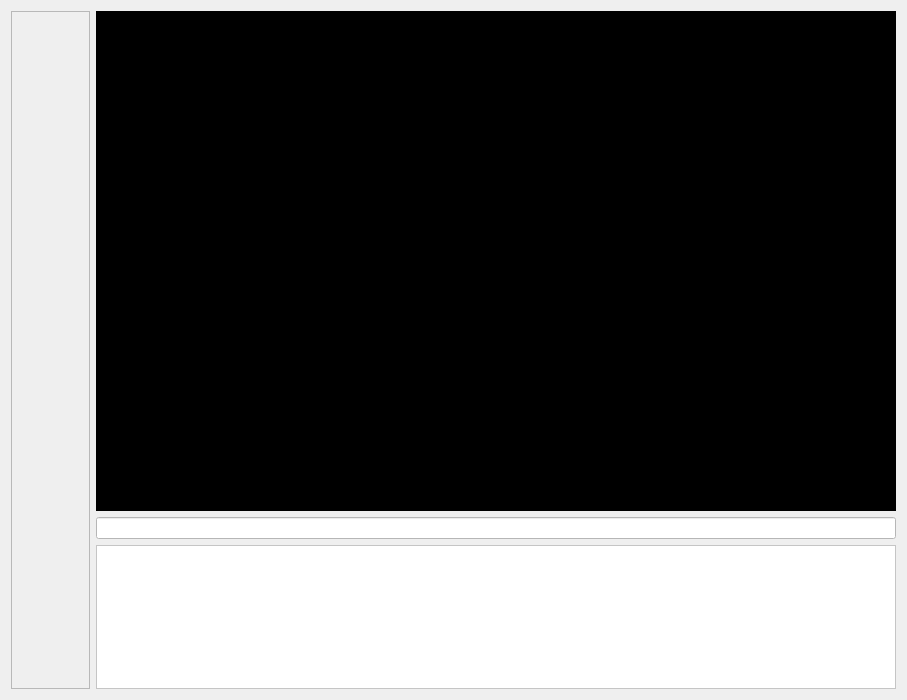
<?xml version="1.0" encoding="UTF-8"?>
<ui version="4.0">
 <class>TutorialMaker</class>
 <widget class="qSlicerWidget" name="TutorialMaker">
  <property name="geometry">
   <rect>
    <x>0</x>
    <y>0</y>
    <width>907</width>
    <height>700</height>
   </rect>
  </property>
  <property name="windowTitle">
   <string>Form</string>
  </property>
  <property name="autoFillBackground">
   <bool>false</bool>
  </property>
  <layout class="QHBoxLayout" name="horizontalLayout">
   <item>
    <widget class="QScrollArea" name="scrollArea">
     <property name="autoFillBackground">
      <bool>false</bool>
     </property>
     <property name="widgetResizable">
      <bool>true</bool>
     </property>
     <widget class="QWidget" name="scrollAreaWidgetContents">
      <property name="geometry">
       <rect>
        <x>0</x>
        <y>0</y>
        <width>69</width>
        <height>674</height>
       </rect>
      </property>
      <property name="autoFillBackground">
       <bool>true</bool>
      </property>
      <layout class="QVBoxLayout" name="verticalLayout_3">
       <item>
        <widget class="QWidget" name="widget" native="true"/>
       </item>
      </layout>
     </widget>
    </widget>
   </item>
   <item>
    <layout class="QVBoxLayout" name="verticalLayout_2">
     <item>
      <widget class="QLabel" name="label_imagen">
       <property name="minimumSize">
        <size>
         <width>800</width>
         <height>500</height>
        </size>
       </property>
       <property name="styleSheet">
        <string notr="true">background-color: rgb(0, 0, 0);</string>
       </property>
       <property name="text">
        <string/>
       </property>
      </widget>
     </item>
     <item>
      <widget class="QLineEdit" name="lineEdit">
       <property name="styleSheet">
        <string notr="true">background-color: rgb(255, 255, 255);
color: rgb(0, 0, 0);</string>
       </property>
      </widget>
     </item>
     <item>
      <widget class="QTextEdit" name="myTextEdit">
       <property name="styleSheet">
        <string notr="true">background-color: rgb(255, 255, 255);
color: rgb(0, 0, 0);</string>
       </property>
      </widget>
     </item>
    </layout>
   </item>
  </layout>
 </widget>
 <customwidgets>
  <customwidget>
   <class>qSlicerWidget</class>
   <extends>QWidget</extends>
   <header>qSlicerWidget.h</header>
   <container>1</container>
  </customwidget>
 </customwidgets>
 <resources/>
 <connections/>
</ui>
